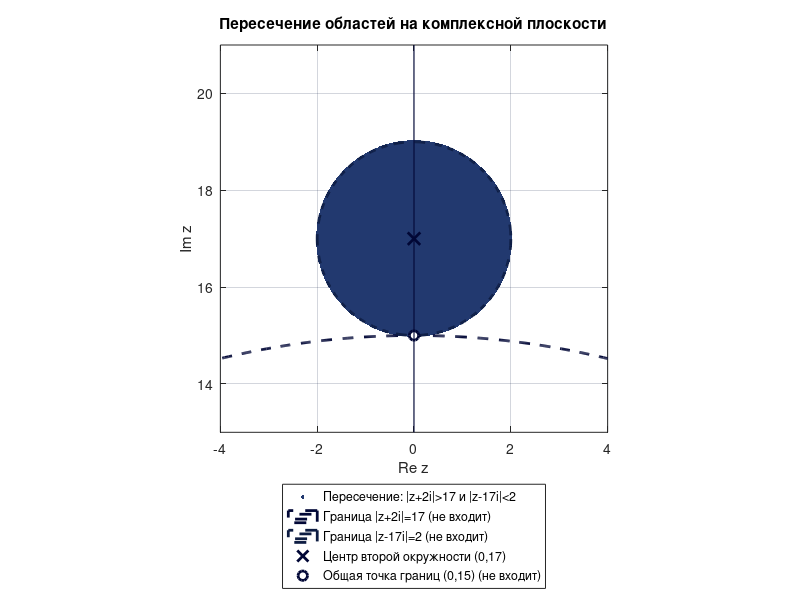

Source code (MATLAB):
%% Постоянные
m = 2;
k = 17;

%% Палитра
dark       = [0.0039, 0.0275, 0.2118]; % граница первой области, ось и отмеченные точки
navy       = [0.0510, 0.1098, 0.2588]; % граница второй области, сетка и рамка легенды
blue       = [0.1333, 0.2235, 0.4353]; % пересечение двух областей
background = [1.0000, 1.0000, 1.0000];

% –––––

%% Прямоугольник построения
% Вторая область |z - 17i| < 2 является кругом радиуса 2
% с центром в точке (0, 17). Поэтому она расположена в пределах:
% -2 < a < 2 и 15 < b < 19.
%
% Выбираем прямоугольник: -4 <= a <= 4 и 13 <= b <= 21.
% Поменяем значения, так как дополнительный отступ
% позволяет увидеть границы обеих областей и их общую точку (0, 15).
a = linspace(-4, 4, 400);
b = linspace(13, 21, 400);

% Создаём двумерную сетку точек (a, b) на выбранном прямоугольнике.
% Матрица A содержит вещественные координаты, а матрица B – мнимые.
[A, B] = meshgrid(a, b);

% Каждой точке (a, b) комплексной плоскости соответствует комплексное число
% z = a + bi. Поэтому составляем матрицу комплексных чисел Z.
Z = A + 1i * B;

% –––––

%% Области и логические условия
% Первая область имеет вид: |z + mi| > k.
% Выражение |z + mi| задаёт расстояние от точки z до точки -mi,
% которой соответствует точка (0, -m). Условие > k выбирает точки,
% расположенные снаружи окружности радиуса k, так как строго больше.
% При m = 2 и k = 17 получаем условие |z + 2i| > 17.
condition1 = abs(Z + m*1i) > k;

% Вторая область имеет вид |z - ki| < m.
% Выражение |z - ki| задаёт расстояние от точки z до точки ki,
% которой соответствует точка (0, k). Условие < m выбирает точки,
% расположенные внутри окружности радиуса m, так как строго меньше.
% При k = 17 и m = 2 получаем условие |z - 17i| < 2.
condition2 = abs(Z - k*1i) < m;

% Значение region равно true только для точек, принадлежащих
% одновременно первой и второй областям.
region = condition1 & condition2;

% –––––

%% Границы областей
% Граница первой области получается при равенстве |z + mi| = k,
% а граница второй области – при равенстве |z - ki| = m.
% Поэтому отдельно вычисляем значения обоих модулей во всех точках
% сетки. Эти матрицы используются далее для построения линий уровня.
F1 = abs(Z + m*1i);
F2 = abs(Z - k*1i);

%% Пересечение областей на комплексной плоскости
% Создаём окно рисунка. Точки пересечения выбираются логической
% маской region и изображаются синими маркерами.
figure(1);

regionPlot = plot(A(region), B(region), '.', ...
    'Color', blue, 'MarkerSize', 8);

hold on;

% Строим линию уровня F1 = k. Она соответствует границе
% |z + 2i| = 17. Пунктир показывает, что при строгом знаке >
% сама граница не входит в первую область.
[~, firstBoundary] = contour(A, B, F1, [k k], '--', ...
    'LineColor', dark, 'LineWidth', 2);

% Строим линию уровня F2 = m. Она соответствует границе
% |z - 17i| = 2. Пунктир показывает, что при строгом знаке <
% сама граница не входит во вторую область.
[~, secondBoundary] = contour(A, B, F2, [m m], '--', ...
    'LineColor', navy, 'LineWidth', 2);

% Центр второй окружности соответствует комплексному числу ki.
% При k = 17 его координаты равны (0, 17).
centerPlot = plot(0, k, 'x', ...
    'Color', dark, 'MarkerSize', 9, 'LineWidth', 2);

% Границы окружностей имеют общую точку (0, k - m).
% При k = 17 и m = 2 получаем точку (0, 15).
% Пустой маркер показывает, что эта точка не входит в пересечение,
% поскольку в исходных условиях используются строгие неравенства.
commonPointPlot = plot(0, k-m, 'o', ...
    'Color', dark, 'MarkerFaceColor', background, ...
    'MarkerSize', 7, 'LineWidth', 2);

% Проводим мнимую ось a = 0 в пределах выбранного прямоугольника.
imaginaryAxis = plot([0 0], [13 21], ...
    'Color', dark, 'LineWidth', 0.8);

% Не добавляем вспомогательную мнимую ось в легенду.
% Функция set используется и в MATLAB, и в Octave.
set(imaginaryAxis, 'HandleVisibility', 'off');

% Включаем координатную сетку.
grid on;

% Одинаковый масштаб по двум осям сохраняет форму окружностей.
% Затем устанавливаем выбранные границы прямоугольника построения.
axis equal;
axis([-4 4 13 21]);

% Горизонтальная ось соответствует вещественной части числа z,
% вертикальная ось – его мнимой части.
xlabel('Re z');
ylabel('Im z');

title('Пересечение областей на комплексной плоскости');

% –––––

%% Легенда
legend( ...
    [regionPlot, firstBoundary, secondBoundary, centerPlot, commonPointPlot], ...
    'Пересечение: |z+2i|>17 и |z-17i|<2', ...
    'Граница |z+2i|=17 (не входит)', ...
    'Граница |z-17i|=2 (не входит)', ...
    'Центр второй окружности (0,17)', ...
    'Общая точка границ (0,15) (не входит)', ...
    'Location', 'southoutside');

set(gcf, 'Color', background);
set(gca, ...
    'Color', background, ...
    'GridColor', navy, ...
    'GridAlpha', 0.18);

hold off;

% –––––

%% Запуск файла с Octave (раскомментировать)
% if exist('OCTAVE_VERSION', 'builtin')
%     disp('Графики построены.');
%     pause;
% end
